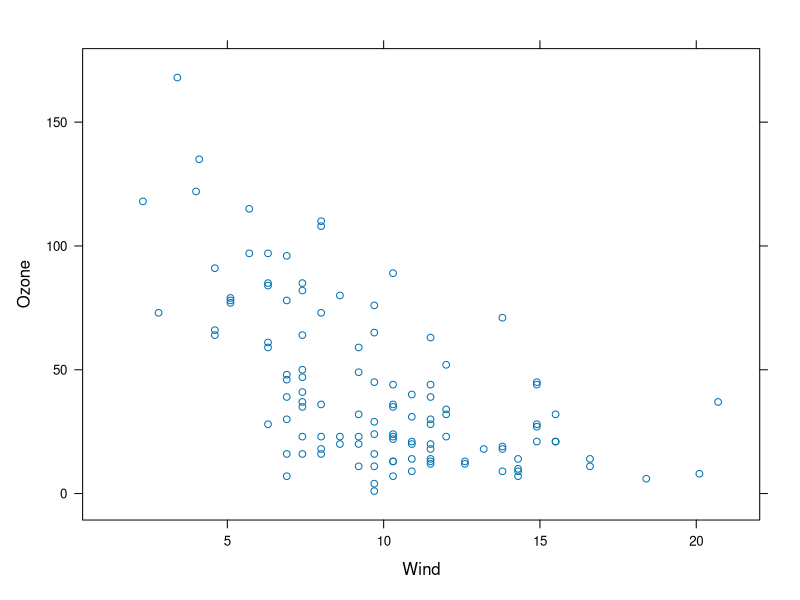
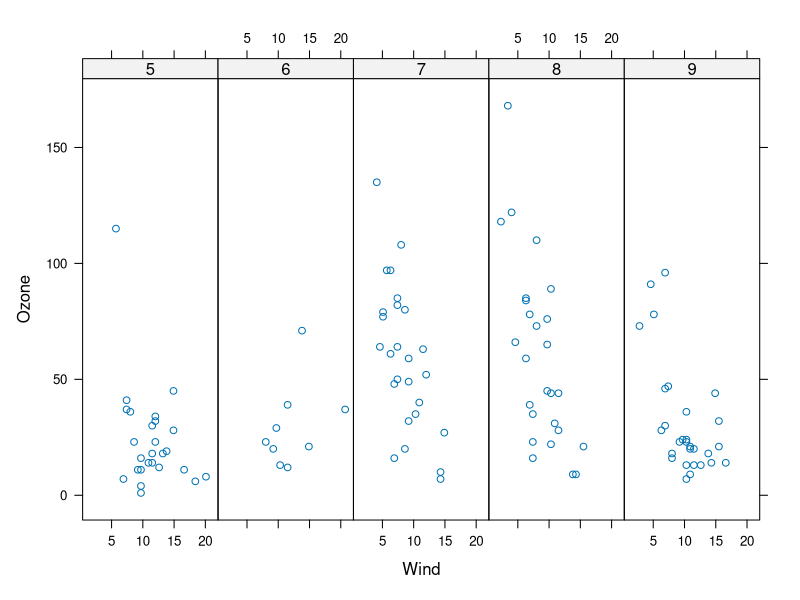
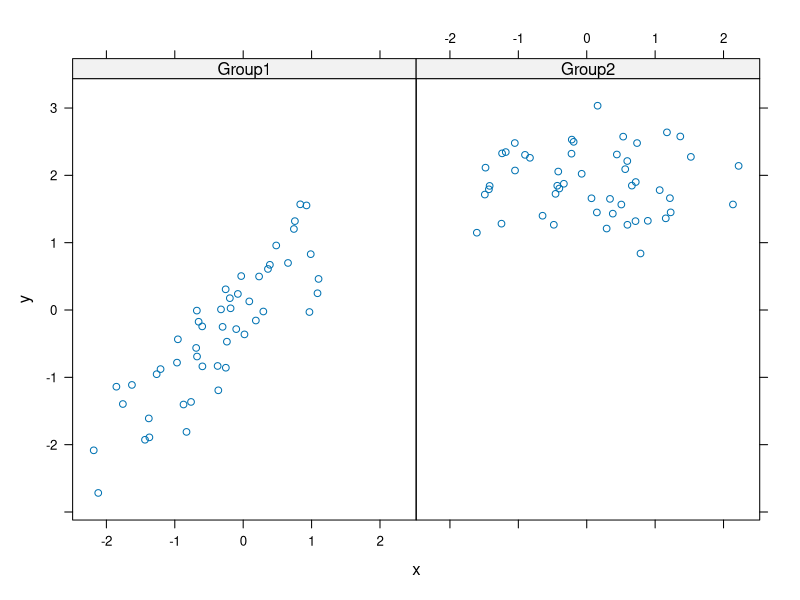
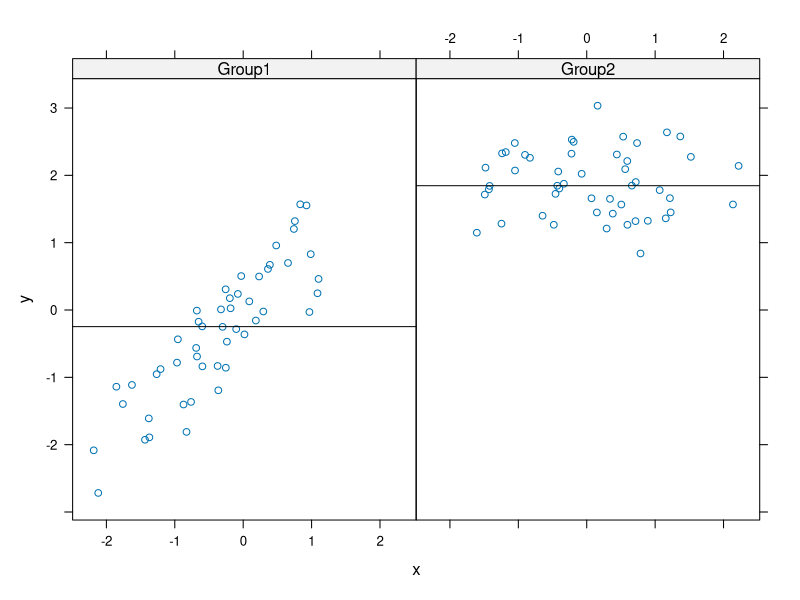

Write the R code that produced these figures, in order. (Note: this script raises an error after producing the figures.)
#install.packages("lattice")
library(lattice)
#install.packages("ggplot2")
library(ggplot2)
par(mfrow=c(1,1))
xyplot(Ozone ~ Wind,data=airquality )
airquality <- transform(airquality,Month=factor(Month))
xyplot(Ozone~Wind | Month, data = airquality,layout=c(5,1))


set.seed(10)
x <- rnorm(100)
f <- rep(0:1,each=50)
y <- x+f-f*x+f+rnorm(100,sd=0.5)
f<- factor(f, labels=c("Group1","Group2"))
xyplot(y~x|f, layout=c(2,1))

xyplot(y~x|f,panel=function(x,y,...){
  
  panel.xyplot(x,y,...)
  panel.abline(median(y),lty=1)
})

datasets(mpg)
ggplot2::dataset(mpg)
head(mpg)
tail(mpg)
str(mpg)

qplot(displ,hwy,data=mpg,color=drv,geom=c("point","smooth")
      )
qplot(hwy,data=mpg,facets=.~drv)


set.seed(1234)
par(mar=c(5,2,1,1))
x <- rnorm(12, mean=rep(1:3,each=4),sd=0.2)
y <- rnorm(12,mean=rep(1,2,1,each=4),sd=0.2)
plot(x,y,col="blue",pch=19,cex=2)
text(x=0.05,y=0.05,lables=as.character(1:12))
dataframe <- data.frame(x=x,y=y)
dist(dataframe)
distxy <- dist(dataframe)   # generate distance
hclustering <- hclust(distxy) # cluster generation
plot(hclustering) # plot clustering

set.seed(143)
dataMatrix <- as.matrix(dataframe)[sample(1:12),]
heatmap(dataMatrix)




set.seed(1234)
par(mar=c(5,2,1,1))
x <- rnorm(120, mean=rep(1:3,each=40),sd=0.2)
y <- rnorm(120,mean=rep(1,2,1,each=40),sd=0.2)
plot(x,y,col="blue",pch=19,cex=2)
text(x=0.05,y=0.05,lables=as.character(1:12))

rm(dataframe)
dataframe <- data.frame(x=x,y=y)
kmeansobj <- kmeans(dataframe, centers =3)
names(kmeansobj)
kmeansobj$cluster
par(mar=rep(0,2,4))
plot(x,y,col=kmeansobj$cluster,pch=19,cex=2)
points(kmeansobj$centers,col:1:10,pch=3,lwd=3)



